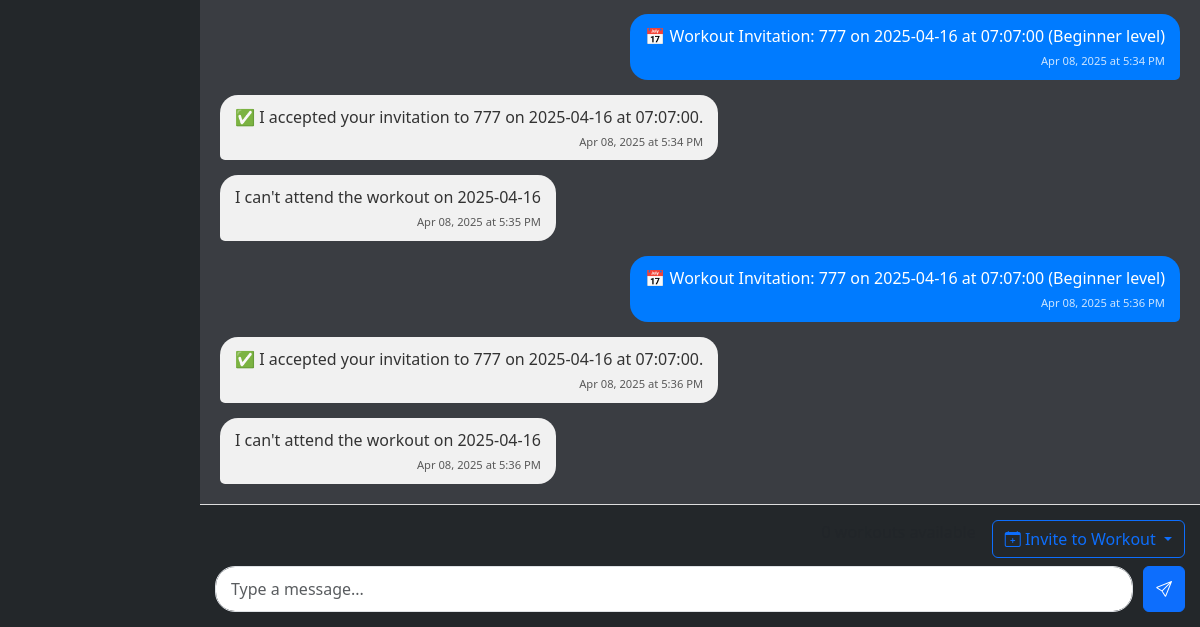
Before: /conversation/test2/ (signed in, lower part) with the older database file.
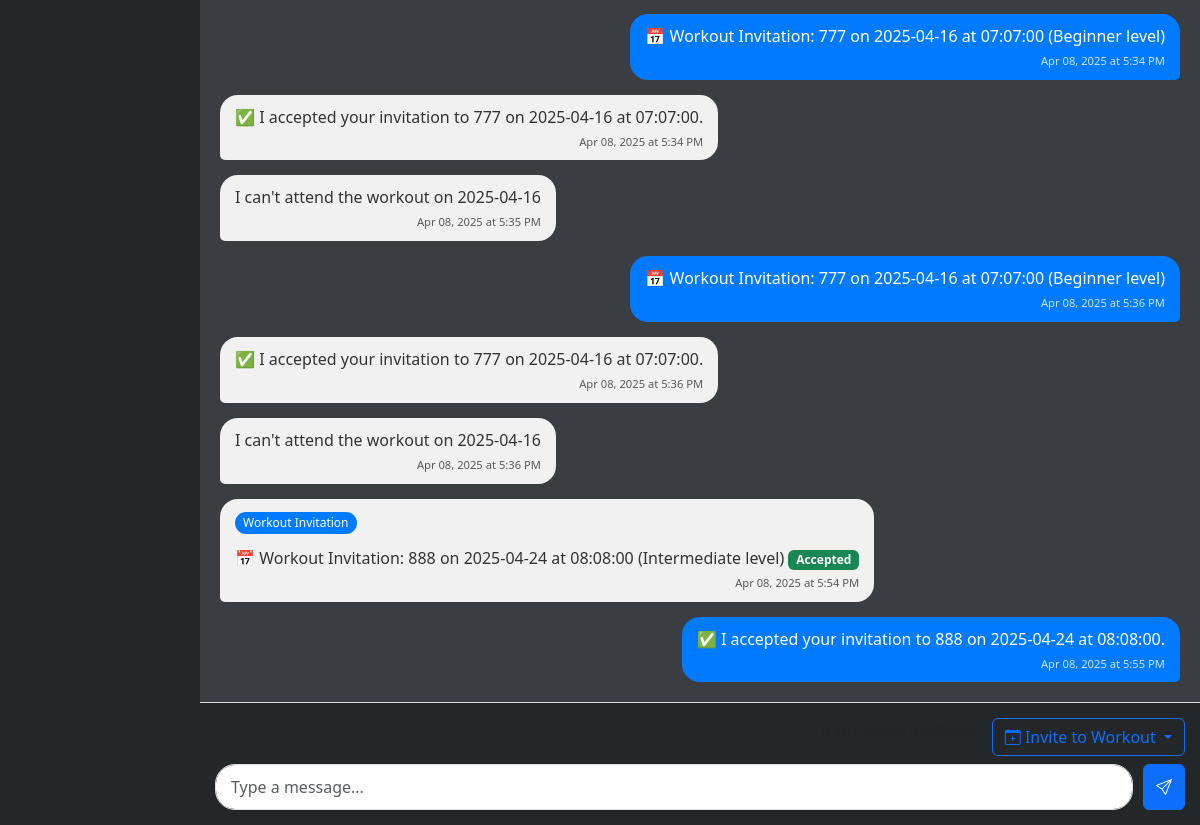
After: the same page with the newer database file.
### main/models.py (models this page shows, shortened)
class Message(models.Model):
    sender = models.ForeignKey(settings.AUTH_USER_MODEL, related_name='sent_messages', on_delete=models.CASCADE)
    receiver = models.ForeignKey(settings.AUTH_USER_MODEL, related_name='received_messages', on_delete=models.CASCADE)
    content = models.TextField()
    created_at = models.DateTimeField(auto_now_add=True)
    is_read = models.BooleanField(default=False)
    class Meta:
        ordering = ['-created_at']

class WorkoutInvitation(models.Model):
    STATUS_CHOICES = [
        ('pending', 'Pending'),
        ('accepted', 'Accepted'),
        ('declined', 'Declined'),
        ('cancelled', 'Cancelled'),
        ('completed', 'Completed'),
        ('missed', 'Missed'),
    ]
    workout_request = models.ForeignKey(WorkoutRequest, on_delete=models.CASCADE, related_name='workout_invitations')
    sender = models.ForeignKey(settings.AUTH_USER_MODEL, related_name='sent_workout_invitations', on_delete=models.CASCADE)
    receiver = models.ForeignKey(settings.AUTH_USER_MODEL, related_name='received_workout_invitations', on_delete=models.CASCADE)
    message = models.ForeignKey(Message, on_delete=models.CASCADE, related_name='workout_invitation', null=True, blank=True)
    status = models.CharField(max_length=20, choices=STATUS_CHOICES, default='pending')
    created_at = models.DateTimeField(auto_now_add=True)
    updated_at = models.DateTimeField(auto_now=True)
    class Meta:
        ordering = ['-created_at']

### main/views.py (the view, shortened to what this page needs)
# urls.py: path('conversation/<str:username>/', views.conversation, name='conversation'),
@login_required(login_url='login')
def conversation(request, username):
    partner = get_object_or_404(User, username=username)
    is_friend = Friendship.objects.filter(
        Q(user1=request.user, user2=partner) | Q(user1=partner, user2=request.user)
    ).exists()
    if not is_friend:
        messages.error(request, "You can only message users who are your friends.")
        return redirect('inbox')
    messages_list = Message.objects.filter(
        Q(sender=request.user, receiver=partner) | Q(sender=partner, receiver=request.user)
    ).order_by('created_at')
    unread_messages = messages_list.filter(receiver=request.user, is_read=False)
    for msg in unread_messages:
        msg.is_read = True
        msg.save()
    user_workouts = WorkoutRequest.objects.filter(user=request.user, date__gte=timezone.now().date()).order_by('date', 'time')
    print(f"Found {user_workouts.count()} upcoming workouts for user {request.user.username}")
    all_user_workouts = WorkoutRequest.objects.filter(user=request.user)
    print(f"User has {all_user_workouts.count()} total workout requests")
    if user_workouts.count() == 0:
        user_workouts = WorkoutRequest.objects.filter(
            user=request.user,
            date__gte=timezone.now().date() - timezone.timedelta(days=7)
        ).order_by('date', 'time')
        print(f"Including recent workouts: now found {user_workouts.count()} workouts")
    context = {
        'partner': partner,
        'messages': messages_list,
        'user_workouts': user_workouts,
    }
    return render(request, 'conversation.html', context)

### templates/conversation.html (shortened to what the changed rows need)
<!DOCTYPE html>
<html lang="en">
<head>
    <link href="https://cdn.jsdelivr.net/npm/bootstrap@5.3.0/dist/css/bootstrap.min.css" rel="stylesheet">
    <link rel="stylesheet" href="https://cdn.jsdelivr.net/npm/bootstrap-icons@1.10.0/font/bootstrap-icons.css">
</head>
<body>
    <div class="container-fluid">
        <div class="row">
            <div class="col-10 main-content">
                <div class="message-container" id="messageContainer">
                    {% if messages %}
                        {% for message in messages %}
                            <div class="message {% if message.sender == request.user %}message-sent{% else %}message-received{% endif %}">
                                {% if "📅 Workout Invitation:" in message.content and message.sender != request.user %}
                                    <span class="invitation-badge">Workout Invitation</span><br>
                                    {{ message.content }}
                                    {% for invitation in message.workout_invitation.all %}
                                        {% if invitation.status == 'pending' %}
                                            <div class="workout-invitation-buttons">
                                                <form method="post" action="{% url 'respond_workout_invitation' invitation.id 'accept' %}" class="d-inline">
                                                    {% csrf_token %}
                                                    <button type="submit" class="btn btn-sm btn-success">Accept</button>
                                                </form>
                                                <form method="post" action="{% url 'respond_workout_invitation' invitation.id 'decline' %}" class="d-inline">
                                                    {% csrf_token %}
                                                    <button type="submit" class="btn btn-sm btn-outline-danger">Decline</button>
                                                </form>
                                            </div>
                                        {% elif invitation.status == 'accepted' %}
                                            <div class="badge bg-success mt-2">Accepted</div>
                                        {% elif invitation.status == 'declined' %}
                                            <div class="badge bg-danger mt-2">Declined</div>
                                        {% endif %}
                                    {% endfor %}
                                {% else %}
                                    {{ message.content }}
                                {% endif %}
                                <div class="message-time">
                                    {{ message.created_at|date:"M d, Y" }} at {{ message.created_at|time:"g:i A" }}
                                </div>
                            </div>
                        {% endfor %}
                    {% else %}
                        <div class="text-center text-muted py-5">
                            <p>No messages yet. Say hello!</p>
                        </div>
                    {% endif %}
                </div>
            </div>
        </div>
    </div>
</body>
</html>

Changed rows visible on the page:
added Message: content "📅 Workout Invitation: 888 on 2025-04-24 at 08:08:00 (Intermediate level)", created_at "Apr 08, 2025", created_at "5:54 PM"
added WorkoutInvitation: status "Accepted"
added Message: content "✅ I accepted your invitation to 888 on 2025-04-24 at 08:08:00.", created_at "Apr 08, 2025", created_at "5:55 PM"
